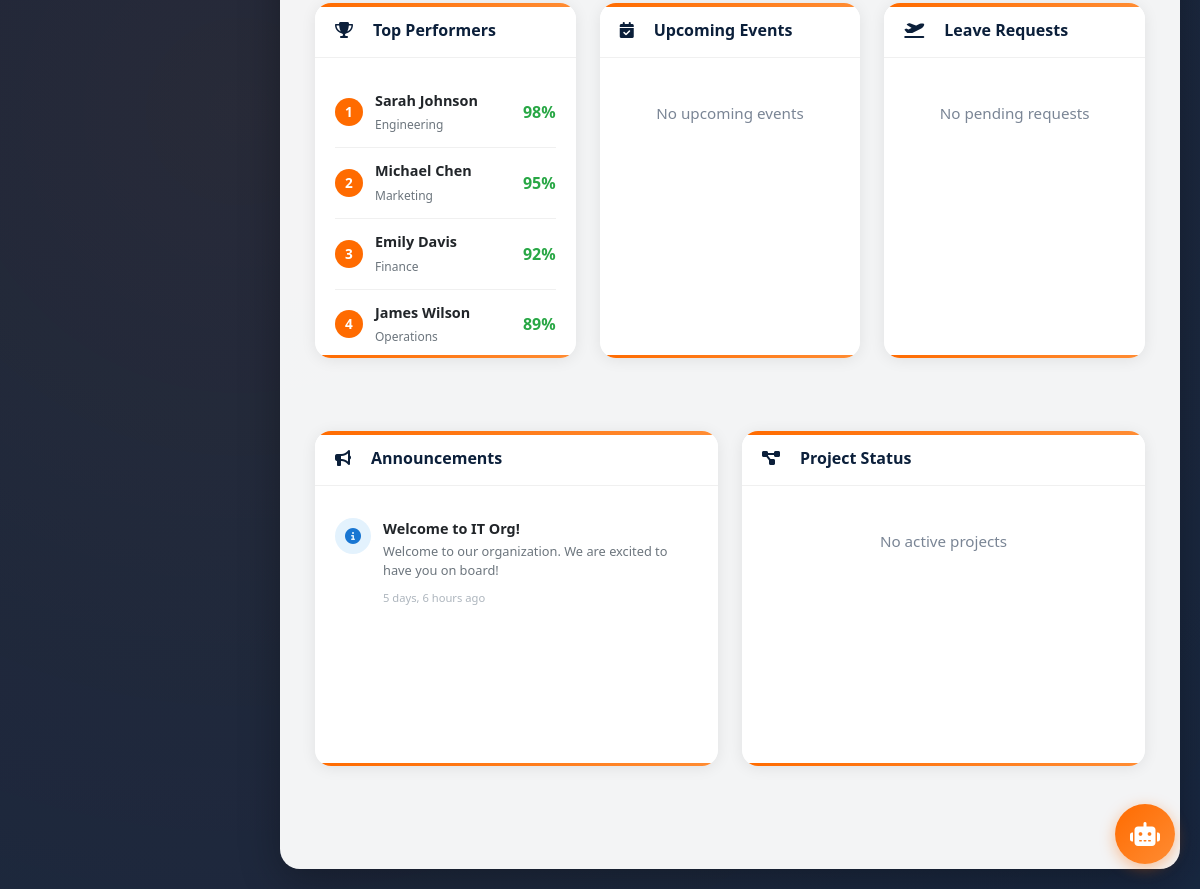
The page /api/dashboard/dashboard/ (signed in, lower part) on the database as committed earlier.
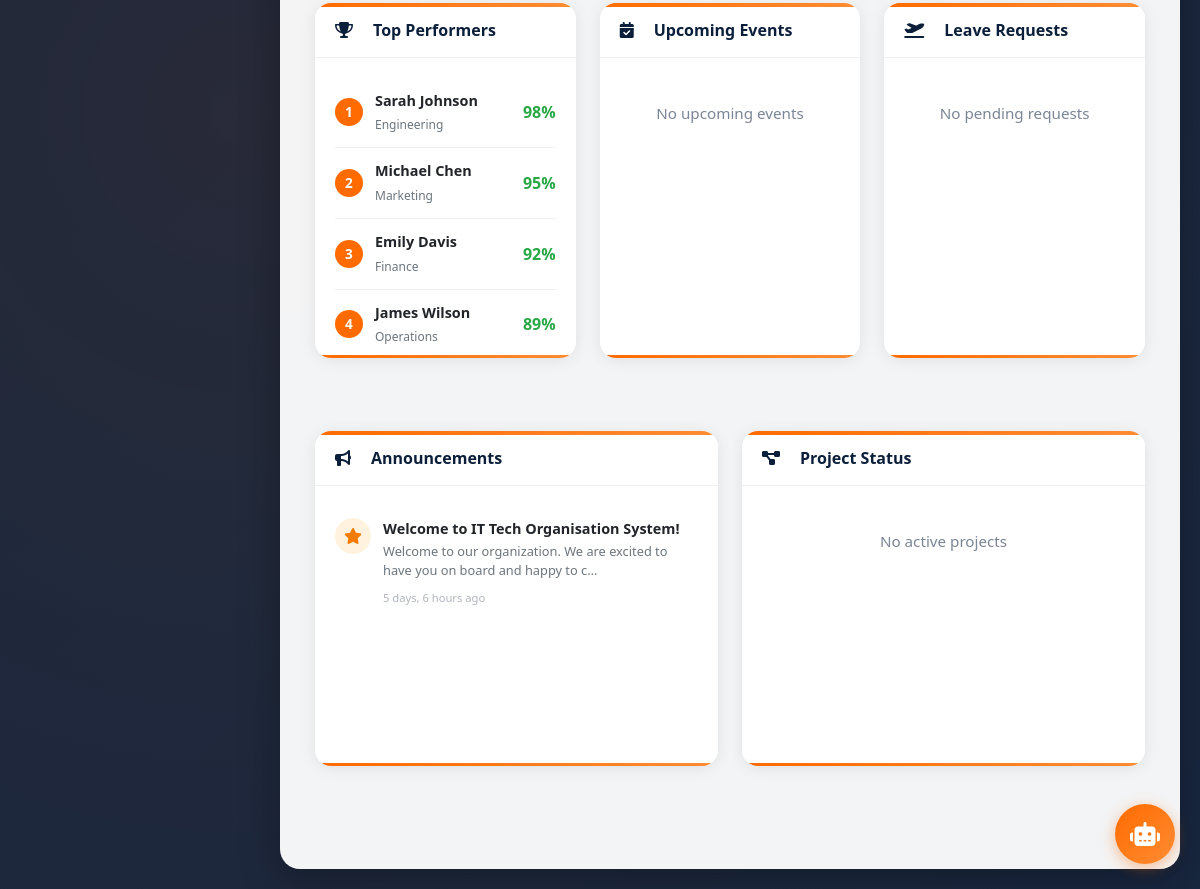
The same page on the database as committed later.
### apps/employees/models.py (models this page shows, shortened)
class Announcement(models.Model):
    title = models.CharField(max_length=200)
    content = models.TextField()
    priority = models.CharField(max_length=20, choices=[('NORMAL', 'Normal'), ('HIGH', 'High'), ('URGENT', 'Urgent')], default='NORMAL')
    is_active = models.BooleanField(default=True)
    created_by = models.ForeignKey('accounts.CustomUser', on_delete=models.SET_NULL, null=True)
    created_at = models.DateTimeField(auto_now_add=True)
    class Meta:
        ordering = ['-created_at']

### apps/dashboard/web_views.py (the view, shortened to what this page needs)
# urls.py: path('dashboard/', dashboard_view, name='dashboard'),
def dashboard_view(request):
    if not request.user.is_authenticated:
        return redirect('login')
    user = request.user
    context = {'user': user}
    if user.user_type in ['ADMIN', 'EXECUTIVE', 'MANAGER', 'HR'] or user.is_superuser:
        context['dashboard_type'] = 'executive'
        context['stats'] = {
            'total_employees': 6,
            'active_employees': 6,
            'total_departments': 22,
            'total_roles': 68,
        }
        departments = [
            {'name': 'Engineering', 'employee_count': 15},
            {'name': 'Human Resources', 'employee_count': 8},
            {'name': 'Product', 'employee_count': 6},
            {'name': 'Finance', 'employee_count': 5},
            {'name': 'IT Support', 'employee_count': 4},
            {'name': 'Marketing', 'employee_count': 3},
            {'name': 'Admin', 'employee_count': 2},
        ]
        context['departments'] = departments
        context['roles_by_level'] = {
            'Executive Leadership': 2,
            'Upper Management': 5,
            'Middle Management': 8,
            'Senior Professional': 15,
            'Junior Professional': 20,
            'Support Function': 10,
        }
        context['recent_employees'] = []
        context['leave_requests'] = list(LeaveRequest.objects.filter(status='PENDING').select_related('employee')[:5].values(
            'id', 'employee__first_name', 'employee__last_name', 'leave_type', 'start_date', 'end_date'
        ))
        context['announcements'] = list(Announcement.objects.filter(is_active=True)[:3].values(
            'id', 'title', 'content', 'priority', 'created_at'
        ))
        context['events'] = list(Event.objects.filter(start_datetime__gte=timezone.now())[:4].values(
            'id', 'title', 'location', 'start_datetime', 'end_datetime'
        ))
        context['projects'] = list(Project.objects.select_related('team')[:4].values(
            'id', 'name', 'team__name', 'status', 'progress'
        ))
        context['total_employees_count'] = Employee.objects.count()
    return render(request, 'dashboard/dashboard.html', context)

### apps/dashboard/context_processors.py (called while the page is built)
def organization_settings(request):
    settings = OrganizationSettings.get_settings()
    return {
        'org_settings': settings,
        'organization_name': settings.organization_name,
        'organization_short_name': settings.organization_short_name,
    }

### apps/employees/models.py (called while the page is built)
    @classmethod
    def get_settings(cls):
        settings, created = cls.objects.get_or_create(pk=1, defaults={
            'organization_name': 'IT Tech Organisation Management System',
            'organization_short_name': 'IT Org',
        })
        return settings

### templates/dashboard/dashboard.html (shortened to what the changed rows need)
{% extends 'base.html' %}
{% block content %}
{% if dashboard_type == 'executive' %}
<div class="row mb-4">
    <div class="col-lg-6 mb-4">
        <div class="card">
            <div class="card-body announcements-list">
                {% if announcements %}
                    {% for announcement in announcements %}
                    <div class="announcement-item">
                        <div class="announcement-icon {% if announcement.priority == 'HIGH' %}announcement-new{% endif %}">
                            <i class="fas {% if announcement.priority == 'URGENT' %}fa-exclamation-triangle{% elif announcement.priority == 'HIGH' %}fa-star{% else %}fa-info-circle{% endif %}"></i>
                        </div>
                        <div class="announcement-content">
                            <strong>{{ announcement.title }}</strong>
                            <p>{{ announcement.content|truncatechars:80 }}</p>
                            <small>{{ announcement.created_at|timesince }} ago</small>
                        </div>
                    </div>
                    {% endfor %}
                {% else %}
                    <div class="text-center text-muted py-4">No announcements</div>
                {% endif %}
            </div>
        </div>
    </div>
</div>
{% endif %}
{% endblock %}

Rows that differ between the two databases and show on the page:
changed Announcement: priority "NORMAL" → "HIGH" (drawn); title "Welcome to IT Org!" → "Welcome to IT Tech Organisation System!"; content "Welcome to our organization. We are excited to have you on board!" → "Welcome to our organization. We are excited to have you on board and happy to c…"
